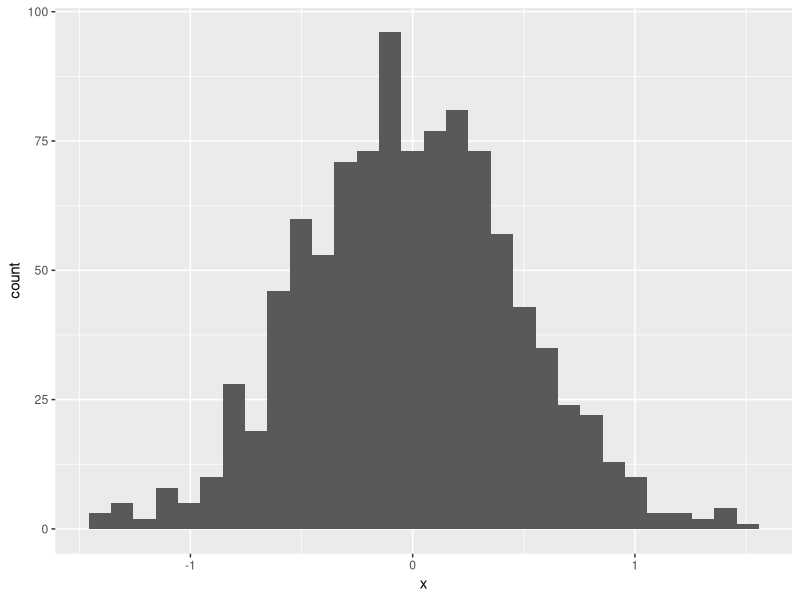
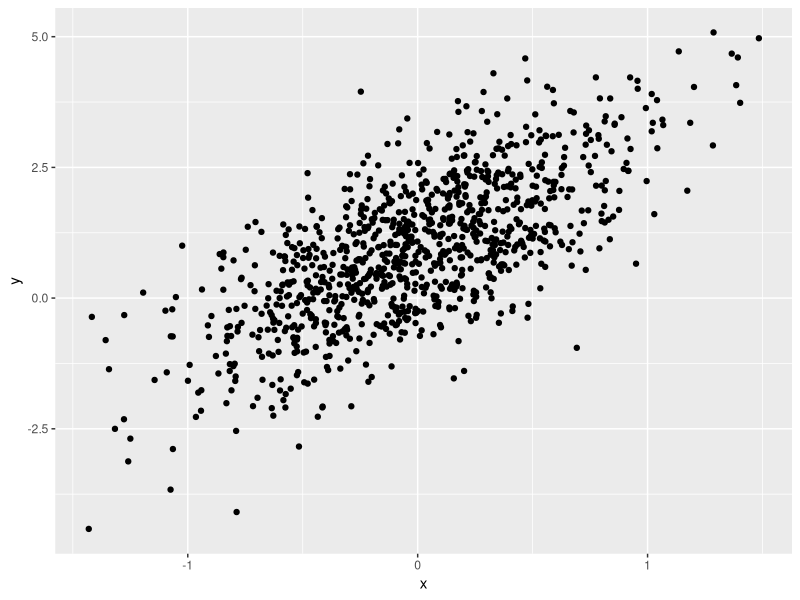
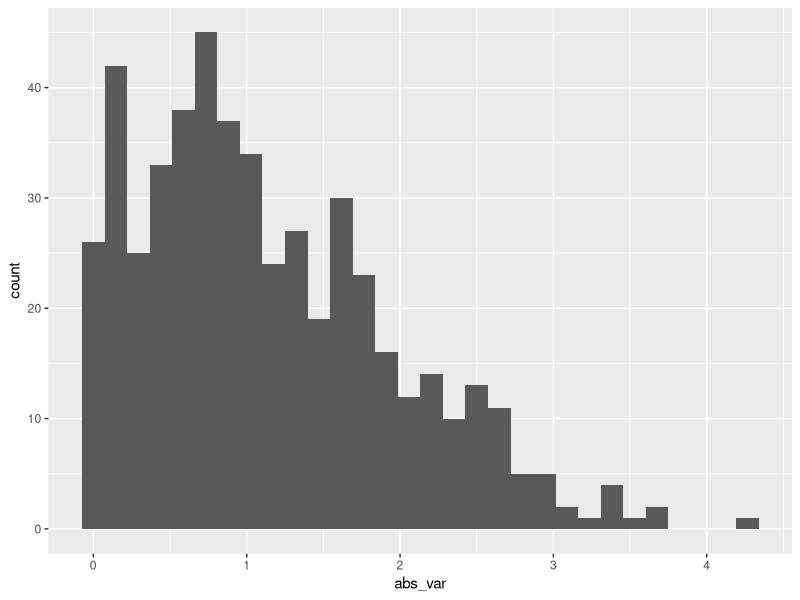
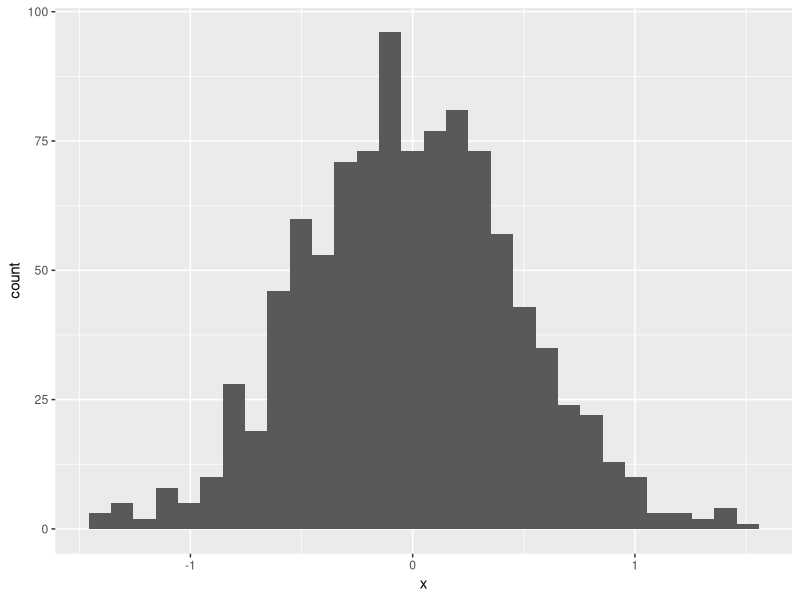

Write R code to recreate these figures, in order.
## ---- chunk 1
library(tidyverse)
## ---- chunk 2
samp = rnorm(100)
length(samp)
## ---- chunk 3
plot_df =
  tibble(
    x = rnorm(1000, sd = 0.5),
    y = 1 + 2 * x + rnorm(1000)
  )
## ---- chunk 4
ggplot(plot_df, aes(x = x)) + geom_histogram()

ggplot(plot_df, aes(x = x, y = y)) + geom_point()
## ---- chunk 5
set.seed(0)

la_df =
  tibble(
    num_var = rnorm(n = 500, mean = 1),
    log_var = num_var > 0,
    abs_var = abs(num_var)
  )

ggplot(la_df, aes(x = abs_var)) + geom_histogram()
## ---- chunk 6
ggplot(plot_df, aes(x = x)) + geom_histogram()
